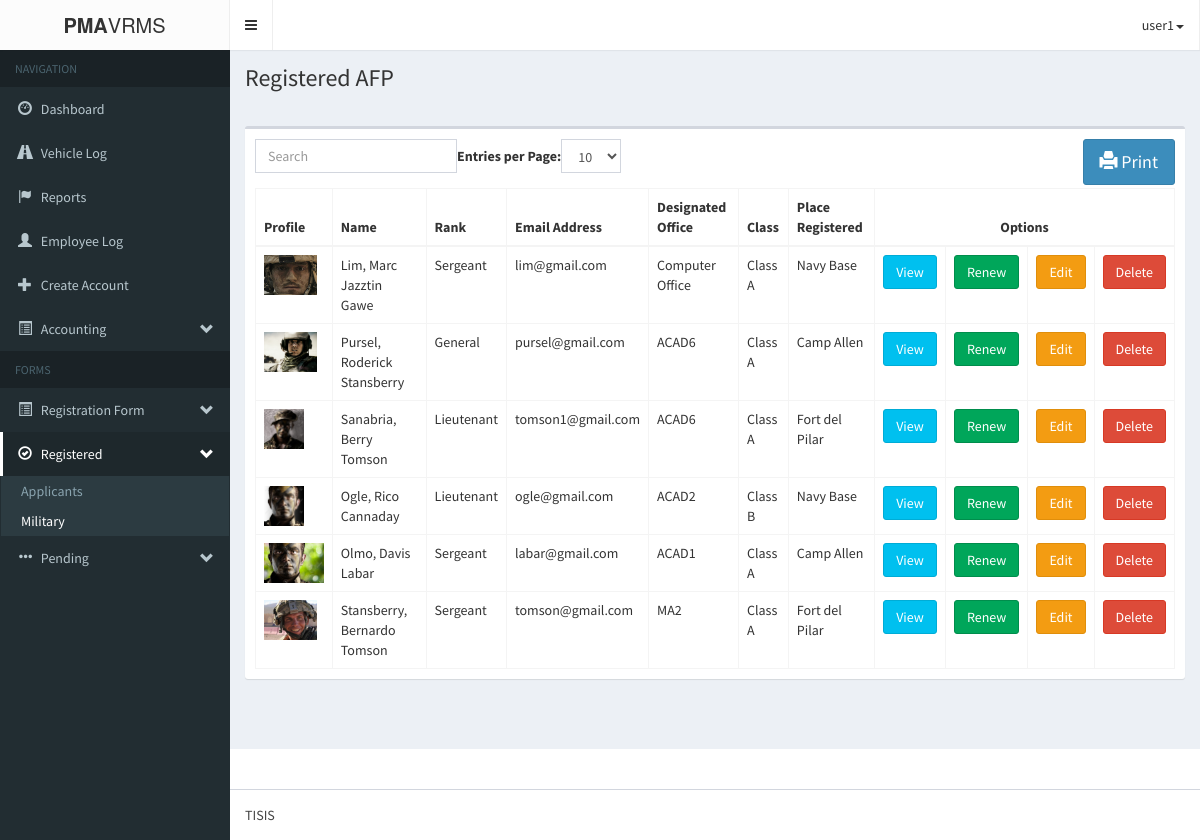
The app's page /pma-vrmsAdmin/registeredAFP.php (signed in), older data.
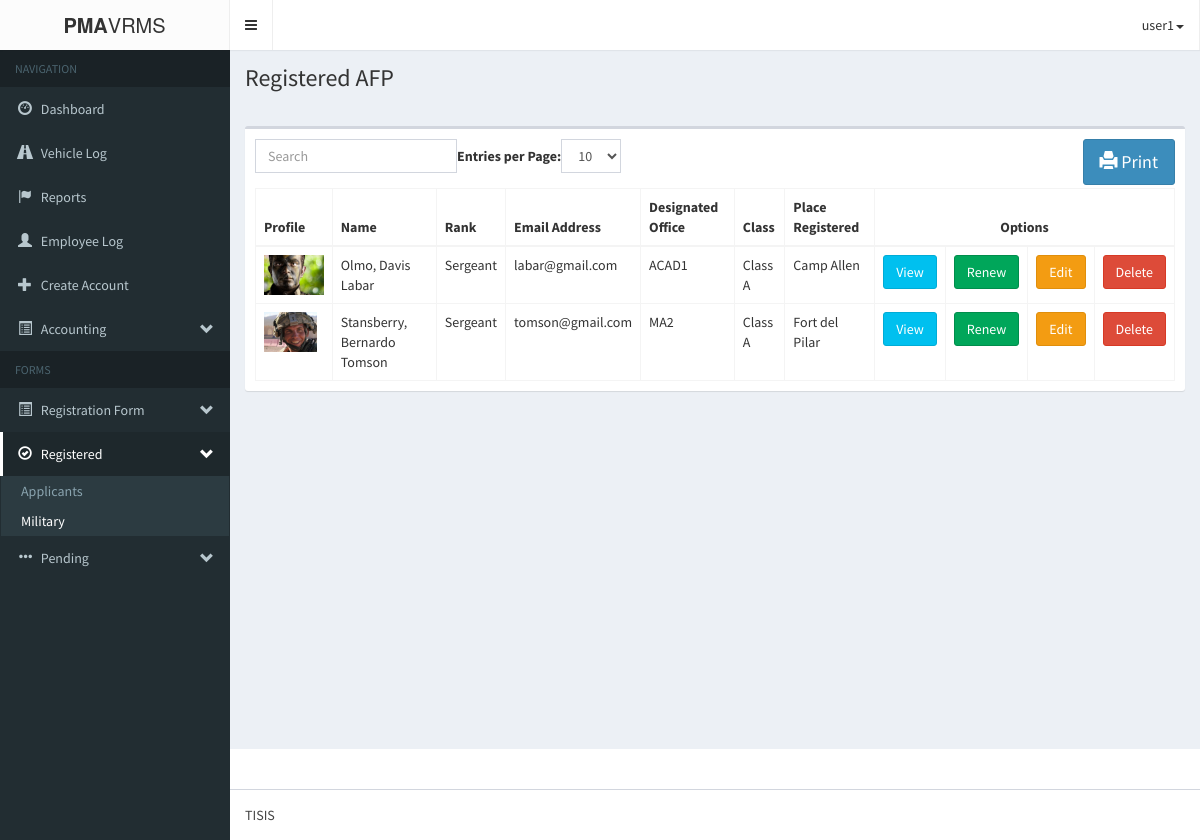
The same page, newer data.
### tables this page shows
CREATE TABLE IF NOT EXISTS `form2_militarypd` (
  `m_militaryId` int(11) NOT NULL AUTO_INCREMENT,
  `m_profile` varchar(255) NOT NULL,
  `m_lastname` varchar(60) NOT NULL,
  `m_firstname` varchar(60) NOT NULL,
  `m_middlename` varchar(60) NOT NULL,
  `m_rank` varchar(60) NOT NULL,
  `m_brSvc` varchar(60) NOT NULL,
  `m_afpsn` varchar(60) NOT NULL,
  `m_residenceAddress` varchar(60) NOT NULL,
  `m_residenceTelNo` varchar(60) NOT NULL,
  `m_emailAddress` varchar(60) NOT NULL,
  `m_mobileNo` varchar(60) NOT NULL,
  `m_designatedOffice` varchar(60) NOT NULL,
  `m_officeTelNo` varchar(60) NOT NULL,
  `m_officeAddress` varchar(60) NOT NULL,
  `m_retirementDate` varchar(60) NOT NULL,
  `m_class` varchar(10) NOT NULL,
  `m_submitted_requirements` varchar(255) NOT NULL,
  `m_status` varchar(255) NOT NULL,
  `m_dateRegistered` datetime NOT NULL,
  `m_placeRegistered` varchar(65) NOT NULL,
  `m_vehicle_id` int(11) NOT NULL,
  `m_renew_status` int(11) NOT NULL,
  PRIMARY KEY (`m_militaryId`)
);

### pma-vrmsAdmin/logic/registered_military_logic.php (called while the page is built, shortened)
<?php
	require_once('db/database.php');
	$database = new Database();
	$query = "SELECT form2_militarypd.*, vehicle_information.* FROM form2_militarypd JOIN vehicle_information ON form2_militarypd.m_vehicle_id=vehicle_information.vehicleId WHERE form2_militarypd.m_status='registered' AND form2_militarypd.m_renew_status = '1' ORDER BY m_dateRegistered DESC";
	$database->execute($query);
	$militarys = array();
?>

### pma-vrmsAdmin/db/database.php (called while the page is built, shortened)
<?php
	class Database{
		private $database;
		private function connect(){
			$host			= 'localhost';
			$username		= 'root';
			$password		= '';
			$database_name	= 'pma-vrms';
			$port			= 3306;
			$this->database = mysqli_connect($host, $username, $password, $database_name, $port);
		}
		public function execute($query){
			$this->result = mysqli_query($this->database, $query) OR die(mysqli_error($this->database));
		}
	}
?>

### pma-vrmsAdmin/registeredAFP.php (the view, shortened to what the changed rows need)
<!DOCTYPE html>
<html>
<head>
	<link rel="stylesheet" href="bootstrap/css/bootstrap.min.css">
    <link rel="stylesheet" href="fonts/font-awesome.min.css">
    <link rel="stylesheet" href="css/style-main.min.css">
    <link rel="stylesheet" href="css/skin.min.css">
    <link rel="stylesheet" type="text/css" href="css/print.css">
</head>
    <?php include('logic/registered_military_logic.php'); ?>
    <body class="hold-transition skin-black sidebar-mini">
    <div class="wrapper">
      <div class="content-wrapper">
        <section class="content-header">
          <h1>
            Registered AFP
          </h1>
        </section>
        <section class="content">
        <div class="'container">
			<div class="row">
				<div class="col-md-12">
                    <div class="box">
                        <div class="box-body">
                            <table class="table table-bordered table-hover" id="bootstrap-table">
                                <thead>
                                    <th>Profile</th>
                                    <th>Name</th>
                                    <th>Rank</th>
                                    <th>Email Address</th>
                                    <th>Designated Office</th>
                                    <th>Class</th>
                                    <th>Place Registered</th>
                                    <th colspan=4 style="text-align:center" class="column-options">Options</th>
                                </thead>
                                <tbody>
                                    <?php
                                        foreach ($militarys as $key => $military) {
                                            echo <<<DATA
                                                <tr id='military_$key'>
                                                    <td><img style="width="40" height="40"" src='img/profile/military/$military[m_profile]' height='100px;'></td>
                                                    <td>$military[name]</td>
                                                    <td>$military[m_rank]</td>
                                                    <td style='display:none'>$military[m_brSvc]</td>
                                                    <td style='display:none'>$military[m_afpsn]</td>
                                                    <td style='display:none'>$military[m_residenceAddress]</td>
                                                    <td style='display:none'>$military[m_residenceTelNo]</td>
                                                    <td>$military[m_emailAddress]</td>
                                                    <td style='display:none'>$military[m_mobileNo]</td>
                                                    <td>$military[m_designatedOffice]</td>
                                                    <td style='display:none'>$military[m_officeTelNo]</td>
                                                    <td style='display:none'>$military[m_officeAddress]</td>
                                                    <td style='display:none'>$military[m_retirementDate]</td>
                                                    <td>$military[m_class]</td>
                                                    <td style='display:none'>$military[m_dateRegistered]</td>
                                                    <td>$military[m_placeRegistered]</td>
                                                    <td style='display:none'>$military[wheels]</td>
                                                    <td style='display:none'>$military[vehicleMake]</td>
                                                    <td style='display:none'>$military[plateNo]</td>
                                                    <td style='display:none'>$military[yearModel]</td>
                                                    <td style='display:none'>$military[color]</td>
                                                    <td style='display:none'>$military[motorNo]</td>
                                                    <td style='display:none'>$military[chassisNo]</td>
                                                    <td style='display:none'>$military[stickerNo]</td>
                                                    <td class="column-options"><button class="btn btn-info" data-toggle='modal' data-target='#view_form2' onclick="view_form2($key, 'img/profile/military/$military[m_profile]')">View</button></td>
                                                    <td class="column-options"><button class="btn btn-success" data-toggle='modal' data-target='#renew_military' onclick='renew_military($military[m_militaryId])'>Renew</button></td>
                                                    <td class="column-options"><button class="btn btn-warning" data-toggle='modal' data-target='#edit_form2' onclick="edit_form2($key, 'img/profile/military/$military[m_profile]')">Edit</button></td>
                                                    <td class="column-options"><button class="btn btn-danger" data-toggle='modal' data-target='#delete_form2' onclick="delete_form2($key, 'img/profile/military/$military[m_profile]')">Delete</button></td>
                                                </tr>
DATA;
                                        }
                                    ?>
                                </tbody>
                            </table>
                        </div>
                    </div>
                </div>
			</div>
		</div>
		<?php
			require_once('modals/view_form2.php');
			require_once('modals/edit_form2.php');
		?>
        <br/><br/>
</body>
</html>

Row changes from the older to the newer data that the page shows:
no longer on this page (row edited): form2_militarypd: m_profile (picture), military "Lim, Marc Jazztin Gawe", m_rank "Sergeant", m_emailAddress "lim@gmail.com", m_designatedOffice "Computer Office", m_class "Class A", m_placeRegistered "Navy Base"
no longer on this page (row edited): form2_militarypd: m_profile (picture), military "Pursel, Roderick Stansberry", m_rank "General", m_emailAddress "pursel@gmail.com", m_designatedOffice "ACAD6", m_class "Class A", m_placeRegistered "Camp Allen"
no longer on this page (row edited): form2_militarypd: m_profile (picture), military "Sanabria, Berry Tomson", m_rank "Lieutenant", m_emailAddress "tomson1@gmail.com", m_designatedOffice "ACAD6", m_class "Class A", m_placeRegistered "Fort del Pilar"
no longer on this page (row edited): form2_militarypd: m_profile (picture), military "Ogle, Rico Cannaday", m_rank "Lieutenant", m_emailAddress "ogle@gmail.com", m_designatedOffice "ACAD2", m_class "Class B", m_placeRegistered "Navy Base"
